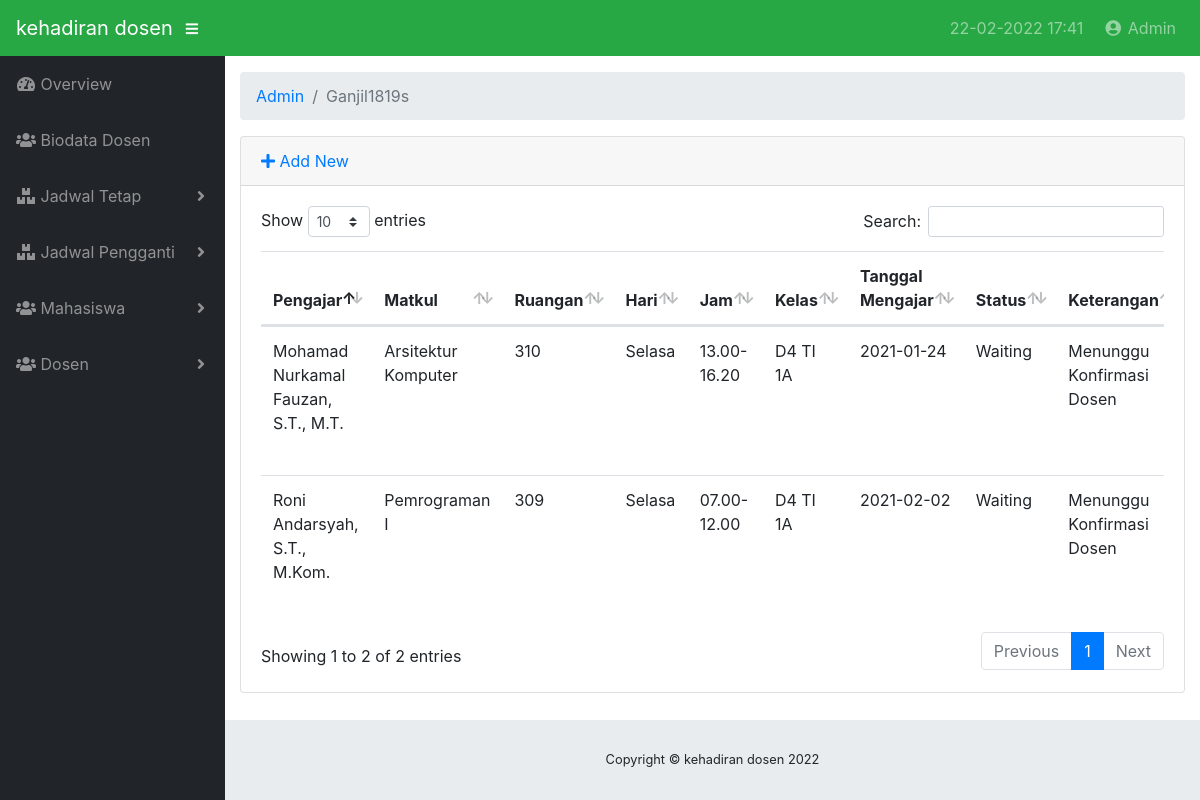
The page /index.php/admin/ganjil1819s on the database its author committed.
### tables this page shows
CREATE TABLE IF NOT EXISTS `ganjil1819` (
  `id_jadwal` varchar(70) NOT NULL,
  `pengajar` varchar(50) NOT NULL,
  `matkul` varchar(50) NOT NULL,
  `ruang` varchar(50) NOT NULL,
  `hari` varchar(50) NOT NULL,
  `jam` varchar(50) NOT NULL,
  `kelas` varchar(50) NOT NULL,
  `tanggal` varchar(50) NOT NULL,
  `status` varchar(70) NOT NULL,
  `alasan` varchar(500) NOT NULL
);

### application/controllers/admin/Ganjil1819s.php (called while the page is built, shortened)
<?php
class Ganjil1819s extends CI_Controller
{
    public function __construct()
    {
        $this->load->model("Ganjil1819_model");
        $this->load->library('form_validation');
    }
    public function index()
    {
        $data["ganjil1819s"] = $this->Ganjil1819_model->getAll();
        $this->load->view("admin/ganjil1819/list", $data);
    }
}

### index.php (called while the page is built, shortened)
<?php
require_once BASEPATH.'core/CodeIgniter.php';

### application/models/Ganjil1819_model.php (called while the page is built, shortened)
<?php defined('BASEPATH') OR exit('No direct script access allowed');
class Ganjil1819_model extends CI_Model
{
    private $_table = "ganjil1819";
    public function getAll()
    {
        return $this->db->get($this->_table)->result();
    }
}

### application/views/admin/ganjil1819/list.php (the view, shortened to what this page needs)
<!DOCTYPE html>
<html lang="en">
<head>
</head>
<body id="page-top">
	<div id="wrapper">
		<div id="content-wrapper">
			<div class="container-fluid">
				<div class="card mb-3">
					<div class="card-header">
						<a href="<?php echo site_url('admin/ganjil1819s/add') ?>"><i class="fas fa-plus"></i> Add New</a>
					</div>
					<div class="card-body">
						<div class="table-responsive">
							<table class="table table-hover" id="dataTable" width="100%" cellspacing="0">
								<thead>
									<tr>
										<th>Pengajar</th>
										<th>Matkul</th>
										<th>Ruangan</th>
										<th>Hari</th>
										<th>Jam</th>
										<th>Kelas</th>
										<th>Tanggal Mengajar</th>
										<th>Status</th>
										<th>Keterangan</th>
									</tr>
								</thead>
								<tbody>
									<?php foreach ($ganjil1819s as $ganjil1819): ?>
									<tr>
										<td width="150">
											<?php echo $ganjil1819->pengajar ?>
										</td>
										<td width="150">
											<?php echo $ganjil1819->matkul ?>
										</td>
										<td width="150">
											<?php echo $ganjil1819->ruang ?>
										</td>
										<td width="150">
											<?php echo $ganjil1819->hari ?>
										</td>
										<td width="150">
											<?php echo $ganjil1819->jam ?>
										</td>
										<td width="150">
											<?php echo $ganjil1819->kelas ?>
										</td>
										<td width="150">
											<?php echo $ganjil1819->tanggal ?>
										</td>
										<td width="150">
											<?php echo $ganjil1819->status ?>
										</td>
										<td width="150">
											<?php echo $ganjil1819->alasan ?>
										</td>
									</tr>
									<?php endforeach; ?>
								</tbody>
							</table>
						</div>
					</div>
				</div>
			</div>
		</div>
	</div>
</body>
</html>

### rows shown on the page
ganjil1819: pengajar "Mohamad Nurkamal Fauzan, S.T., M.T.", matkul "Arsitektur Komputer", ruang "310", hari "Selasa", jam "13.00-16.20", kelas "D4 TI 1A", tanggal "2021-01-24", status "Waiting", alasan "Menunggu Konfirmasi Dosen"
ganjil1819: pengajar "Roni Andarsyah, S.T., M.Kom.", matkul "Pemrograman I", ruang "309", hari "Selasa", jam "07.00-12.00", kelas "D4 TI 1A", tanggal "2021-02-02", status "Waiting", alasan "Menunggu Konfirmasi Dosen"

### other values the page prints
SITE_NAME "kehadiran dosen"
$date "22-02-2022 17:41"
$segment "Admin"
$segment "Ganjil1819s"
Date('Y') "2022"
